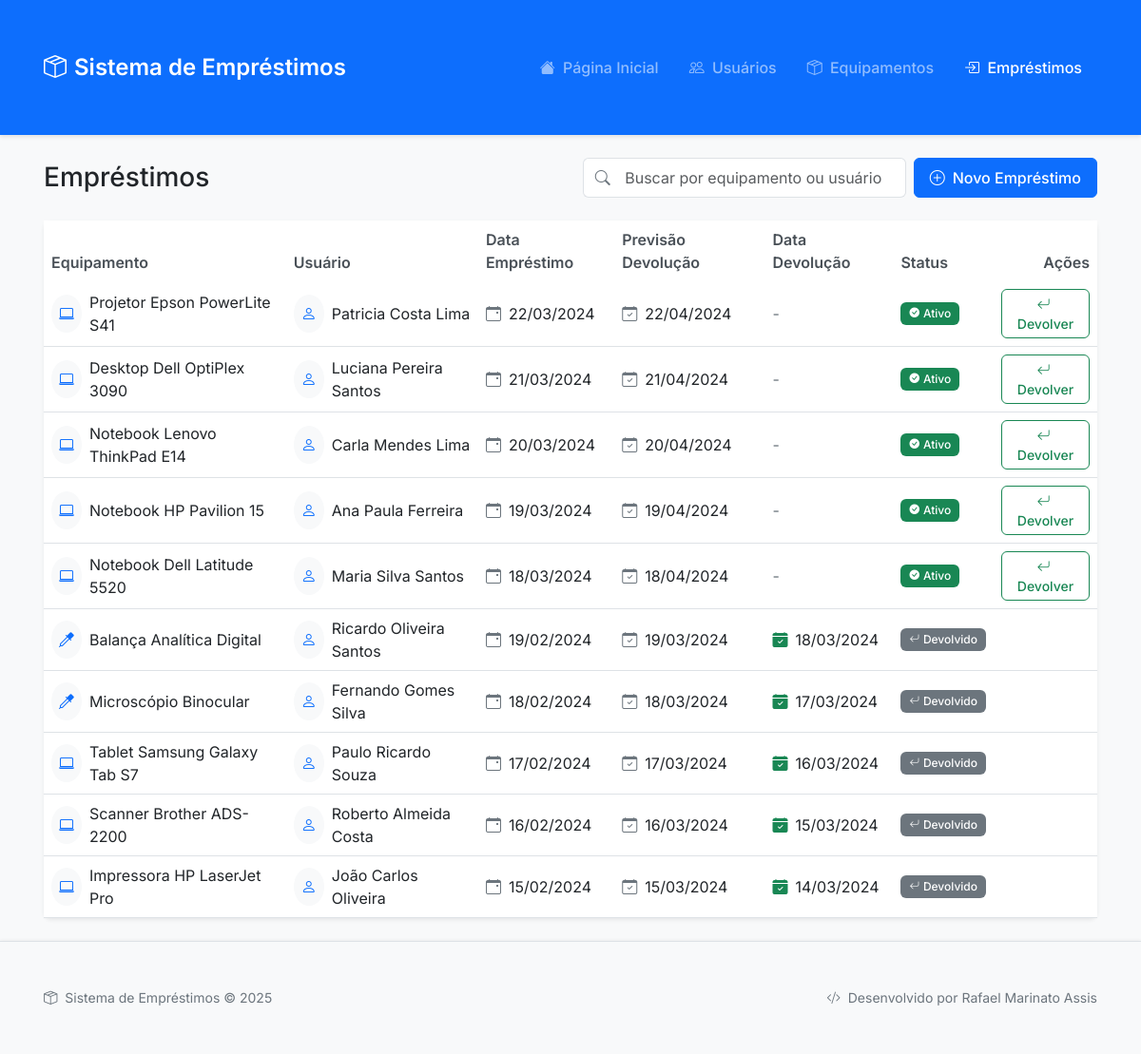
Screenshot of /views/emprestimos/listar.php with the database file from the repository.
### tables this page shows
CREATE TABLE emprestimos (
    id INT PRIMARY KEY AUTO_INCREMENT,
    equipamento_id INT NOT NULL,
    usuario_id INT NOT NULL,
    data_emprestimo DATE NOT NULL,
    data_prevista_devolucao DATE NOT NULL,
    data_devolucao DATE,
    status ENUM('ativo', 'devolvido') DEFAULT 'ativo',
    created_at TIMESTAMP DEFAULT CURRENT_TIMESTAMP,
    FOREIGN KEY (equipamento_id) REFERENCES equipamentos(id),
    FOREIGN KEY (usuario_id) REFERENCES usuarios(id)
);

CREATE TABLE equipamentos (
    id INT PRIMARY KEY AUTO_INCREMENT,
    nome VARCHAR(100) NOT NULL,
    categoria VARCHAR(50) NOT NULL,
    numero_patrimonio VARCHAR(20) NOT NULL UNIQUE,
    estado_conservacao VARCHAR(50) NOT NULL,
    status ENUM('disponivel', 'emprestado') DEFAULT 'disponivel',
    created_at TIMESTAMP DEFAULT CURRENT_TIMESTAMP
);

CREATE TABLE usuarios (
    id INT PRIMARY KEY AUTO_INCREMENT,
    nome_completo VARCHAR(100) NOT NULL,
    tipo ENUM('aluno', 'professor') NOT NULL,
    matricula VARCHAR(20) NOT NULL,
    email VARCHAR(100) NOT NULL,
    created_at TIMESTAMP DEFAULT CURRENT_TIMESTAMP
);

### config/Database.php (called while the page is built, shortened)
<?php
class Database {
    private static $instance = null;
    private $conn;
    private function __construct() {
        try {
            $this->conn = new PDO(
                "mysql:host=localhost;dbname=sistema_emprestimos",
                "root",
                "",
                [
                    PDO::ATTR_ERRMODE => PDO::ERRMODE_EXCEPTION,
                    PDO::ATTR_DEFAULT_FETCH_MODE => PDO::FETCH_ASSOC,
                    PDO::MYSQL_ATTR_INIT_COMMAND => "SET NAMES utf8"
                ]
            );
        } catch(PDOException $e) {
            die("Erro na conexão com o banco de dados: " . $e->getMessage());
        }
    }
    public static function getInstance() {
        if (self::$instance === null) {
            self::$instance = new self();
        }
        return self::$instance;
    }
    public function getConnection() {
        return $this->conn;
    }
}

### models/Emprestimo.php (called while the page is built, shortened)
<?php
require_once __DIR__ . '/../config/Database.php';
class Emprestimo {
    private $db;
    public function __construct() {
        $this->db = Database::getInstance()->getConnection();
    }
    public function listar($pagina = 1, $itens_por_pagina = 10, $termo_busca = '') {
        try {
            $offset = ($pagina - 1) * $itens_por_pagina;
            $sql = "SELECT e.*,
                           eq.nome as equipamento_nome,
                           eq.categoria as equipamento_categoria,
                           eq.numero_patrimonio as equipamento_patrimonio,
                           eq.estado_conservacao as equipamento_estado,
                           u.nome_completo as usuario_nome
                    FROM emprestimos e
                    JOIN equipamentos eq ON e.equipamento_id = eq.id
                    JOIN usuarios u ON e.usuario_id = u.id";
            $sql .= " ORDER BY e.data_emprestimo DESC
                     LIMIT :limit OFFSET :offset";
            $stmt = $this->db->prepare($sql);
            $stmt->bindValue(':limit', $itens_por_pagina, PDO::PARAM_INT);
            $stmt->bindValue(':offset', $offset, PDO::PARAM_INT);
            $stmt->execute();
            return $stmt->fetchAll(PDO::FETCH_ASSOC);
        } catch(PDOException $e) {
            error_log("Erro ao listar: " . $e->getMessage());
            return [];
        }
    }
    public function contarTotal($termo_busca = '') {
        try {
            $sql = "SELECT COUNT(*) as total
                    FROM emprestimos e
                    JOIN equipamentos eq ON e.equipamento_id = eq.id
                    JOIN usuarios u ON e.usuario_id = u.id";
            $stmt = $this->db->prepare($sql);
            $stmt->execute();
            $resultado = $stmt->fetch(PDO::FETCH_ASSOC);
            return $resultado['total'];
        } catch(PDOException $e) {
            error_log("Erro ao contar total: " . $e->getMessage());
            return 0;
        }
    }
}

### views/emprestimos/listar.php (the view, shortened to what this page needs)
<?php
require_once '../../models/Emprestimo.php';
$emprestimo = new Emprestimo();
$termo_busca = isset($_GET['busca']) ? trim($_GET['busca']) : '';
$pagina = isset($_GET['pagina']) ? (int)$_GET['pagina'] : 1;
$itens_por_pagina = 10;
$total_itens = $emprestimo->contarTotal($termo_busca);
$emprestimos = $emprestimo->listar($pagina, $itens_por_pagina, $termo_busca);
$cores_status = [
    'ativo' => [
        'bg' => 'success',
        'icon' => 'bi-check-circle-fill'
    ],
    'devolvido' => [
        'bg' => 'secondary',
        'icon' => 'bi-arrow-return-left'
    ]
];
$icones_categoria = [
    'informatica' => 'bi-laptop',
    'laboratorio' => 'bi-eyedropper',
    'lab' => 'bi-eyedropper',
    'musicais' => 'bi-music-note-beamed',
    'esportes' => 'bi-trophy',
    'seguranca' => 'bi-shield-check',
    'audiovisual' => 'bi-camera-video',
    'brinquedos_educativos' => 'bi-puzzle',
    'brinquedos' => 'bi-puzzle',
    'outros' => 'bi-box'
];
function normalizar_string($str) {
    $str = strtolower(trim($str));
    $str = preg_replace('/[áàãâä]/ui', 'a', $str);
    $str = preg_replace('/[éèêë]/ui', 'e', $str);
    $str = preg_replace('/[íìîï]/ui', 'i', $str);
    $str = preg_replace('/[óòõôö]/ui', 'o', $str);
    $str = preg_replace('/[úùûü]/ui', 'u', $str);
    $str = preg_replace('/[ç]/ui', 'c', $str);
    $str = str_replace(' ', '', $str);
    return $str;
}
?>
<!DOCTYPE html>
<html lang="pt-BR">
<head>
    <link href="https://cdn.jsdelivr.net/npm/bootstrap@5.3.0/dist/css/bootstrap.min.css" rel="stylesheet">
    <link href="https://cdn.jsdelivr.net/npm/bootstrap-icons@1.10.0/font/bootstrap-icons.css" rel="stylesheet">
    <link href="../../assets/css/styles.css" rel="stylesheet">
</head>
<body class="bg-light">
    <?php include '../../includes/header.php'; ?>
    <div class="container py-4">
        <div class="d-flex flex-column flex-md-row justify-content-between align-items-md-center mb-4 gap-3">
            <div>
                <h1 class="h3 mb-0">Empréstimos</h1>
            </div>
            <div class="d-flex gap-2">
                <form class="d-flex flex-grow-1" method="GET" action="">
                    <div class="input-group" style="min-width: 300px;">
                        <span class="input-group-text bg-white border-end-0">
                            <i class="bi bi-search text-muted"></i>
                        </span>
                        <input type="text"
                               class="form-control border-start-0 ps-0"
                               placeholder=" Buscar por equipamento ou usuário"
                               name="busca"
                               value="<?php echo htmlspecialchars($termo_busca); ?>"
                               aria-label="Buscar empréstimos"
                               style="min-width: 300px;">
                    </div>
                </form>
                <a href="cadastrar.php" class="btn btn-primary d-flex align-items-center">
                    <i class="bi bi-plus-circle me-2"></i>
                    <span class="d-none d-sm-inline">Novo Empréstimo</span>
                </a>
            </div>
        </div>
        <div class="card border-0 shadow-sm">
            <div class="card-body p-0">
                <div class="table-responsive">
                    <table class="table table-hover align-middle mb-0">
                        <thead class="bg-light">
                            <tr>
                                <th class="border-0">Equipamento</th>
                                <th class="border-0">Usuário</th>
                                <th class="border-0">Data Empréstimo</th>
                                <th class="border-0">Previsão Devolução</th>
                                <th class="border-0">Data Devolução</th>
                                <th class="border-0">Status</th>
                                <th class="border-0 text-end">Ações</th>
                            </tr>
                        </thead>
                        <tbody>
                            <?php if (empty($emprestimos)): ?>
                                <tr>
                                    <td colspan="7" class="text-center py-4 text-muted">
                                        <?php if ($termo_busca): ?>
                                            <div class="mb-2">
                                                <i class="bi bi-search display-6"></i>
                                            </div>
                                            Nenhum empréstimo encontrado com o termo "<?php echo htmlspecialchars($termo_busca); ?>"
                                        <?php else: ?>
                                            <div class="mb-2">
                                                <i class="bi bi-inbox display-6"></i>
                                            </div>
                                            Nenhum empréstimo registrado
                                        <?php endif; ?>
                                    </td>
                                </tr>
                            <?php else: ?>
                                <?php foreach ($emprestimos as $emp): ?>
                                    <tr>
                                        <td>
                                            <div class="d-flex align-items-center">
                                                <div class="bg-light rounded-circle p-2 me-2">
                                                    <?php
                                                    $categoria = $emp['equipamento_categoria'] ?? 'outros';
                                                    $categoria_normalizada = normalizar_string($categoria);
                                                    $icone = $icones_categoria[$categoria_normalizada] ?? 'bi-box';
                                                    ?>
                                                    <i class="bi <?php echo $icone; ?> text-primary"></i>
                                                </div>
                                                <?php echo htmlspecialchars($emp['equipamento_nome']); ?>
                                            </div>
                                        </td>
                                        <td>
                                            <div class="d-flex align-items-center">
                                                <div class="bg-light rounded-circle p-2 me-2">
                                                    <i class="bi bi-person text-primary"></i>
                                                </div>
                                                <?php echo htmlspecialchars($emp['usuario_nome']); ?>
                                            </div>
                                        </td>
                                        <td>
                                            <div class="d-flex align-items-center">
                                                <i class="bi bi-calendar-event text-muted me-2"></i>
                                                <?php echo date('d/m/Y', strtotime($emp['data_emprestimo'])); ?>
                                            </div>
                                        </td>
                                        <td>
                                            <div class="d-flex align-items-center">
                                                <i class="bi bi-calendar-check text-muted me-2"></i>
                                                <?php echo date('d/m/Y', strtotime($emp['data_prevista_devolucao'])); ?>
                                            </div>
                                        </td>
                                        <td>
                                            <?php if ($emp['data_devolucao']): ?>
                                                <div class="d-flex align-items-center">
                                                    <i class="bi bi-calendar-check-fill text-success me-2"></i>
                                                    <?php echo date('d/m/Y', strtotime($emp['data_devolucao'])); ?>
                                                </div>
                                            <?php else: ?>
                                                <span class="text-muted">-</span>
                                            <?php endif; ?>
                                        </td>
                                        <td>
                                            <?php
                                            $status_info = $cores_status[$emp['status']] ?? ['bg' => 'secondary', 'icon' => 'bi-question-circle'];
                                            ?>
                                            <div class="d-flex align-items-center">
                                                <span class="badge bg-<?php echo $status_info['bg']; ?> d-flex align-items-center gap-1">
                                                    <i class="bi <?php echo $status_info['icon']; ?> small"></i>
                                                    <?php echo ucfirst($emp['status']); ?>
                                                </span>
                                            </div>
                                        </td>
                                        <td class="text-end">
                                            <?php if ($emp['status'] === 'ativo'): ?>
                                                <button type="button"
                                                        class="btn btn-sm btn-outline-success"
                                                        data-bs-toggle="modal"
                                                        data-bs-target="#devolverModal<?php echo $emp['id']; ?>">
                                                    <i class="bi bi-arrow-return-left me-1"></i>
                                                    Devolver
                                                </button>
                                            <?php endif; ?>
                                        </td>
                                    </tr>
                                <?php endforeach; ?>
                            <?php endif; ?>
                        </tbody>
                    </table>
                </div>
            </div>
        </div>
    </div>
    <?php include '../../includes/footer.php'; ?>
</body>
</html>

### assets/css/styles.css (style rules this page uses)
:root { --primary-color: #0d6efd; --secondary-color: #6c757d; --success-color: #198754; --info-color: #0dcaf0; --warning-color: #ffc107; --danger-color: #dc3545; --light-color: #f8f9fa; --dark-color: #212529; }
body { font-family: 'Inter', sans-serif; background-color: #f8f9fa; min-height: 100vh; display: flex; flex-direction: column; }
.card { border: none; box-shadow: 0 0.125rem 0.25rem rgba(0,0,0,.075); border-radius: 0.5rem; }
.table { margin-bottom: 0; }
.table th { border-top: none; font-weight: 600; color: #495057; }
.table td { vertical-align: middle; }
.btn { font-weight: 500; padding: 0.5rem 1rem; border-radius: 0.375rem; }
.btn-sm { padding: 0.25rem 0.5rem; }
.badge { font-weight: 500; padding: 0.5em 0.75em; }
.form-control { border-radius: 0.375rem; padding: 0.5rem 0.75rem; }
.btn, .nav-link { transition: all 0.2s ease-in-out; }
.text-muted { color: #6c757d !important; }
.bg-light { background-color: #f8f9fa !important; }
.container { padding: 2rem 1rem; }

### rows the page displays
emprestimos: equipamento.nome "Projetor Epson PowerLite S41", usuario.nome_completo "Patricia Costa Lima", data_emprestimo "22/03/2024", data_prevista_devolucao "22/04/2024", status "Ativo"
emprestimos: equipamento.nome "Desktop Dell OptiPlex 3090", usuario.nome_completo "Luciana Pereira Santos", data_emprestimo "21/03/2024", data_prevista_devolucao "21/04/2024", status "Ativo"
emprestimos: equipamento.nome "Notebook Lenovo ThinkPad E14", usuario.nome_completo "Carla Mendes Lima", data_emprestimo "20/03/2024", data_prevista_devolucao "20/04/2024", status "Ativo"
emprestimos: equipamento.nome "Notebook HP Pavilion 15", usuario.nome_completo "Ana Paula Ferreira", data_emprestimo "19/03/2024", data_prevista_devolucao "19/04/2024", status "Ativo"
emprestimos: equipamento.nome "Notebook Dell Latitude 5520", usuario.nome_completo "Maria Silva Santos", data_emprestimo "18/03/2024", data_prevista_devolucao "18/04/2024", status "Ativo"
emprestimos: equipamento.nome "Balança Analítica Digital", usuario.nome_completo "Ricardo Oliveira Santos", data_emprestimo "19/02/2024", data_prevista_devolucao "19/03/2024", data_devolucao "18/03/2024", status "Devolvido"
emprestimos: equipamento.nome "Microscópio Binocular", usuario.nome_completo "Fernando Gomes Silva", data_emprestimo "18/02/2024", data_prevista_devolucao "18/03/2024", data_devolucao "17/03/2024", status "Devolvido"
emprestimos: equipamento.nome "Tablet Samsung Galaxy Tab S7", usuario.nome_completo "Paulo Ricardo Souza", data_emprestimo "17/02/2024", data_prevista_devolucao "17/03/2024", data_devolucao "16/03/2024", status "Devolvido"
emprestimos: equipamento.nome "Scanner Brother ADS-2200", usuario.nome_completo "Roberto Almeida Costa", data_emprestimo "16/02/2024", data_prevista_devolucao "16/03/2024", data_devolucao "15/03/2024", status "Devolvido"
emprestimos: equipamento.nome "Impressora HP LaserJet Pro", usuario.nome_completo "João Carlos Oliveira", data_emprestimo "15/02/2024", data_prevista_devolucao "15/03/2024", data_devolucao "14/03/2024", status "Devolvido"
